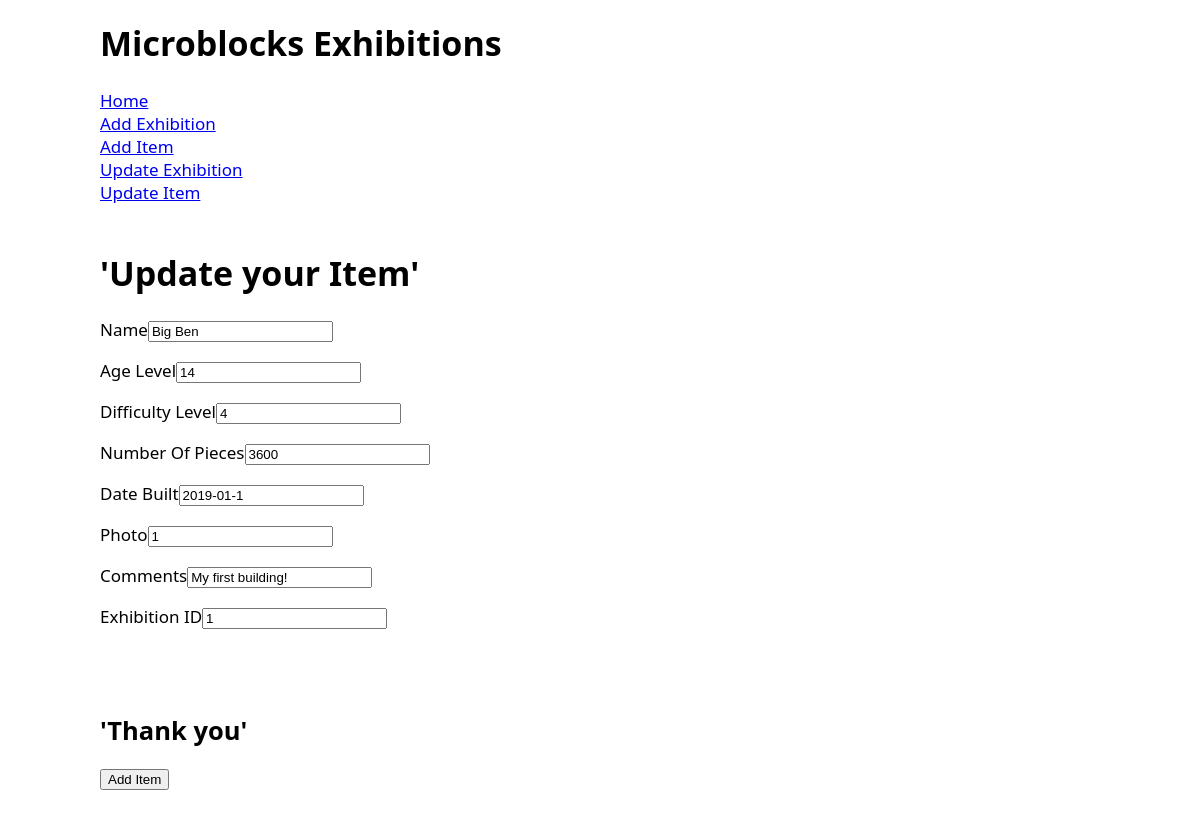
Page /updatit/1 on the committed database.
### application/models.py (models this page shows)
class Items(db.Model):
    itemsID = db.Column(db.Integer, primary_key=True)
    name = db.Column(db.String(50), nullable=False)
    ageLevel = db.Column(db.Integer, nullable=True)
    difficultyLevel = db.Column(db.Integer, nullable=True)
    numberOfPieces = db.Column(db.Integer, nullable=True)
    dateBuilt = db.Column(db.String(20), nullable=True)
    photo = db.Column(db.String(100), nullable=True)
    comments = db.Column(db.String(150), nullable=True)
    exhid = db.Column(db.Integer, db.ForeignKey(
        'exhibitions.exhibitionsID'), nullable=True)

### application/routes.py (the view)
@app.route("/updatit/<int:itemsID>", methods=["GET", "POST"])
def updatit(itemsID):
    form = ItemsForm()
    itemsToUpdate = Items.query.get(itemsID)
    if form.validate_on_submit():
        itemsToUpdate.name = form.name.data
        itemsToUpdate.ageLevel = form.ageLevel.data
        itemsToUpdate.difficultyLevel = form.difficultyLevel.data
        itemsToUpdate.numberOfPieces = form.numberOfPieces.data
        itemsToUpdate.dateBuilt = form.dateBuilt.data
        itemsToUpdate.photo = form.photo.data
        itemsToUpdate.comments = form.comments.data
        itemsToUpdate.exhid = form.exhid.data
        db.session.commit()
        return redirect(url_for("home"))
    elif request.method == "GET":
        form.name.data = itemsToUpdate.name
        form.ageLevel.data = itemsToUpdate.ageLevel
        form.difficultyLevel.data = itemsToUpdate.difficultyLevel
        form.numberOfPieces.data = itemsToUpdate.numberOfPieces
        form.dateBuilt.data = itemsToUpdate.dateBuilt
        form.photo.data = itemsToUpdate.photo
        form.comments.data = itemsToUpdate.comments
        form.exhid.data = itemsToUpdate.exhid
    return render_template("updatit.html", title='Update your Item', form=form)

### application/forms.py (shortened to what this page needs)
class ItemsForm(FlaskForm):
    name = StringField("Name", validators = [DataRequired()])
    ageLevel = IntegerField("Age Level")
    difficultyLevel = IntegerField("Difficulty Level")
    numberOfPieces = IntegerField("Number Of Pieces")
    dateBuilt = StringField("Date Built")
    photo = StringField("Photo")
    comments = StringField("Comments")
    exhid =IntegerField("Exhibition ID")
    submit = SubmitField("Add Item")

### application/templates/updatit.html (shortened to what this page needs)
{% extends "layout.html" %}
{% block body %}
<form action='' method='POST'>
    <br>
    <h1>'Update your Item'</h1>
    <p>Name{{ form.name }} </p>
    <p>Age Level{{ form.ageLevel }}</p>
    <p>Difficulty Level{{ form.difficultyLevel }}</p>
    <p>Number Of Pieces{{ form.numberOfPieces }}</p>
    <p>Date Built{{ form.dateBuilt }}</p>
    <p>Photo{{ form.photo }}</p>
    <p>Comments{{ form.comments }}</p>
    <p>Exhibition ID{{ form.exhid }}</p>
    <br>
    <br>
    <h2>'Thank you'</h2>
    {{ form.submit }}
</form>
{% endblock body %}

### application/templates/style.css (style rules this page uses)
html { font-size: 17px; font-family: "Segoe UI", Arial, Helvetica, sans-serif; }
body { max-width: 1000px; margin: 0 auto; padding: 20px; }

### rows in the picture
Items: name "Big Ben", ageLevel "14", difficultyLevel "4", numberOfPieces "3600", dateBuilt "2019-01-1", photo "1", comments "My first building!", exhid "1"
